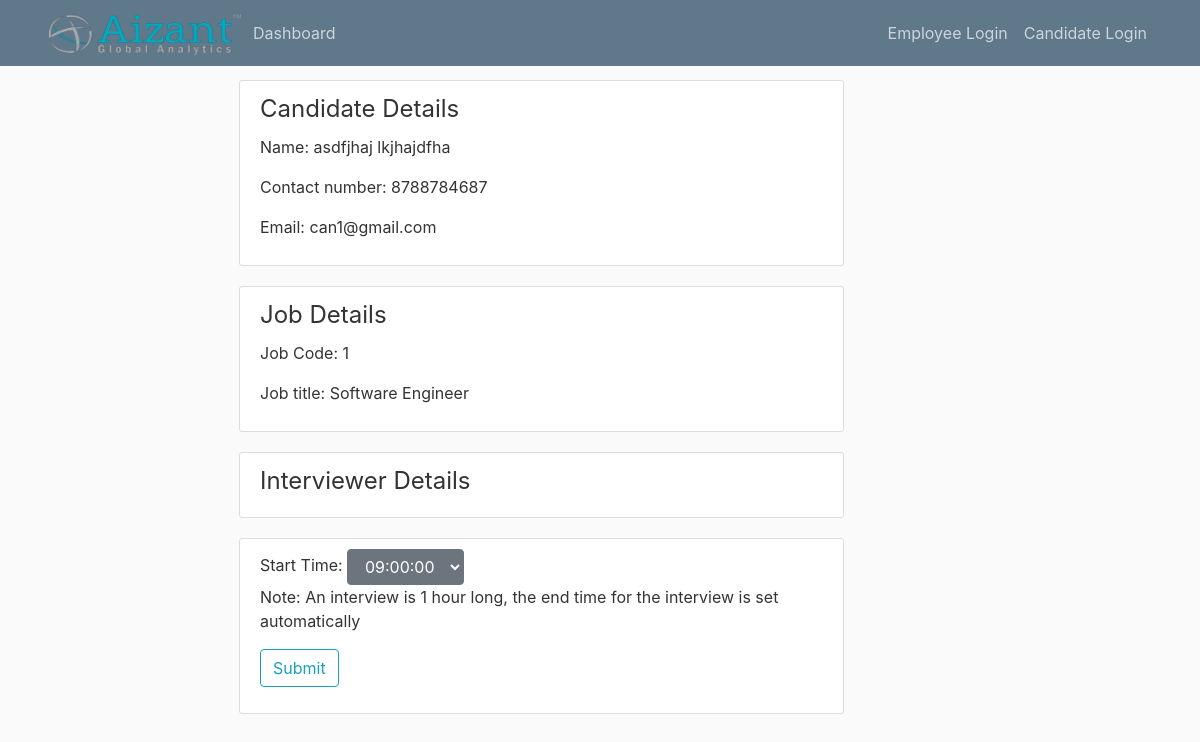
/interview/1/set, run on the app's committed database.
### app/models.py (models this page shows, shortened)
class Candidate(db.Model):
    id = db.Column(db.Integer, primary_key=True)
    first_name = db.Column(db.String(30))
    last_name = db.Column(db.String(30))
    contact_number = db.Column(db.String(10))
    email = db.Column(db.String(200), unique=True)
    password = db.Column(db.String(260))
    pan_card = db.Column(db.String(10))
    current_location = db.Column(db.String(200))
    candidate_compensation = db.relationship('CandidateCompensation', backref='candidate', uselist=False)  # one to
    candidate_professions = db.relationship('CandidateProfession', backref='candidate')  # one to many with candidate
    candidate_educations = db.relationship('CandidateEducation', backref='candidate')  # one to many w education
    applications = db.relationship('Application', backref='candidate')

class Position(db.Model):
    id = db.Column(db.Integer, primary_key=True)
    title = db.Column(db.String)
    description = db.Column(db.String(500))
    required_number = db.Column(db.Integer)
    number_applied = db.Column(db.Integer)
    applications = db.relationship('Application', backref='application')

### app/routes.py (the view, shortened to what this page needs)
@app.route('/interview/<int:interview_id>/set', methods=['GET', 'POST'])
def set_interview_time(interview_id):
    current_interview = Interview.query.filter_by(id=interview_id).first()
    current_application = Application.query.filter_by(id=current_interview.application_id).first()
    current_candidate = Candidate.query.filter_by(id=current_application.candidate_id).first()
    job = Position.query.filter_by(id=current_application.position_id).first()
    interviewer = Interviewer.query.filter_by(id=current_interview.interviewer_id).first()
    interviews_by = Interview.query.filter_by(interviewer_id=interviewer.id).all()
    possible_start_times = time_population()
    for interview in interviews_by:
        curr_time = interview.start_time
        if curr_time in possible_start_times:
            possible_start_times.remove(curr_time)
    return render_template('set_time_interview.html', candidate=current_candidate, job=job, interviewer=interviewer,
                           times=possible_start_times)

### app/routes.py (called while the page is built)
def time_population():
    list_times = []
    time = 9
    while True:
        list_times.append(datetime.time(time, 0, 0))
        list_times.append(datetime.time(time, 30, 0))
        time += 1
        if time == 13:
            time = 1
        if time == 6:
            break
    return list_times

### app/templates/set_time_interview.html
{% extends 'layout.html' %}
{% block content %}
    <div class="content-section">
        <legend class="border-bottom-b-mb-4">
            Candidate Details
        </legend>
        <p> Name: {{ candidate.first_name + " " + candidate.last_name }}</p>
        <p> Contact number: {{ candidate.contact_number }}</p>
        <p> Email: {{ candidate.email }}</p>
    </div>
    <div class="content-section">
        <legend class="border-bottom-b-mb-4">
            Job Details
        </legend>
        <p> Job Code: {{ job.id }}</p>
        <p> Job title: {{ job.title }}</p>
    </div>
    <div class="content-section">
        <legend class="border-bottom-b-mb-4">
            Interviewer Details
        </legend>
    </div>
    <div class="content-section">
        <form method="post" action="">
            <div class="form-group">
                <label for="start_time">Start Time: </label>
                <select name="start_time" class="btn btn-secondary dropdown-toggle ">
                    {% for start_time in times %}
                        <option class="dropdown-item" value={{ start_time }}>{{start_time}}</option>
                    {% endfor %}
                </select>
                <p>Note: An interview is 1 hour long, the end time for the interview is set automatically</p>
            </div>
            <div class="form-group">
                <button type="submit" class="btn btn-outline-info">Submit</button>
            </div>
        </form>
    </div>
{% endblock %}

### app/static/main.css (style rules this page uses)
body { background: #fafafa; color: #333333; margin-top: 5rem; }
.content-section { background: #ffffff; padding: 10px 20px; border: 1px solid #dddddd; border-radius: 3px; margin-bottom: 20px; }

### data on the page
Candidate: first_name+last_name "asdfjhaj lkjhajdfha", contact_number "8788784687", email "can1@gmail.com"
Position: id "1", title "Software Engineer"

### other printed values
form field start_time "09:00:00"
